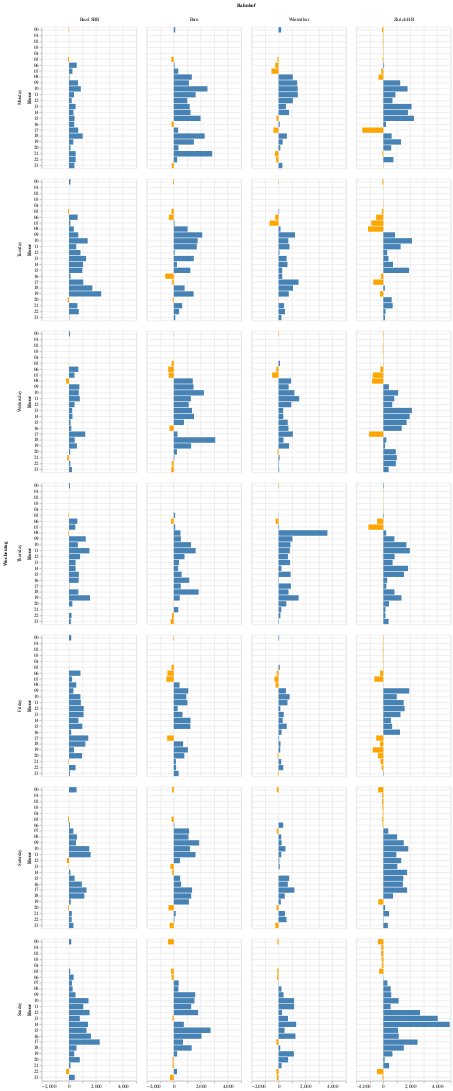

This figure's notebook cell:
### Markdown cell above
## Uplift vs. population by slot for 4 stations

### Code cell
uplift_test.plot_pop_uplift(
    selectors={"Station": ["Zürich HB", "Bern", "Basel SBB", "Winterthur"]},
    plot_properties={"width": 200, "height": 300},
)

### Figure 1 — Vega-Lite specification as saved in the notebook (floating-point values rounded to 4 significant figures; data arrays with more than 128 entries replaced by an {"elided": "..."} marker saying what was removed)
{"$schema": "https://vega.github.io/schema/vega-lite/v3.4.0.json", "config": {"mark": {"tooltip": null}, "view": {"height": 300, "width": 400}}, "data": {"name": "data-0163ac34118edcd610f523f812914f57"}, "datasets": {"data-0163ac34118edcd610f523f812914f57": {"elided": "672 records"}}, "encoding": {"color": {"condition": {"test": "(datum.pop_uplift_pers > 0)", "value": "steelblue"}, "value": "orange"}, "column": {"field": "Station", "title": "Bahnhof", "type": "nominal"}, "row": {"field": "DayOfWeek", "sort": ["Monday", "Tuesday", "Wednesday", "Thursday", "Friday", "Saturday", "Sunday"], "title": "Wochentag", "type": "nominal"}, "tooltip": [{"field": "Hour", "type": "nominal"}, {"field": "spr", "type": "quantitative"}, {"field": "target_pers", "type": "quantitative"}, {"field": "pop_uplift_pers", "type": "quantitative"}], "x": {"field": "pop_uplift_pers", "scale": {"type": "linear"}, "title": "", "type": "quantitative"}, "y": {"axis": {"grid": true}, "field": "Hour", "sort": ["00", "01", "02", "03", "04", "05", "06", "07", "08", "09", "10", "11", "12", "13", "14", "15", "16", "17", "18", "19", "20", "21", "22", "23"], "type": "ordinal"}}, "height": 300, "mark": "bar", "width": 200}
